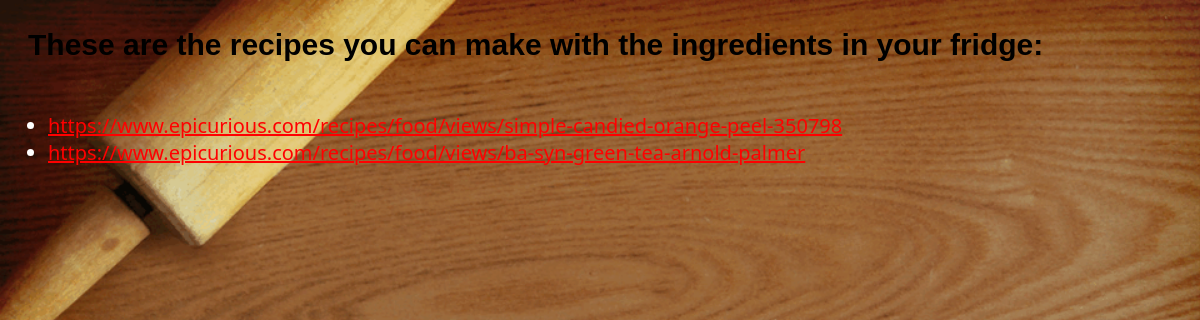
The app's page /fridgelookup/1/results/ with its own data.
### fridgelookup/models.py (models this page shows, shortened)
class Recipe(models.Model):
    recipe_name = models.CharField(max_length=200)
    ingredients = models.JSONField()
    recipe_URL = models.CharField(max_length=400)

### fridgelookup/views.py (the view)
# urls.py: path('<int:fridge_id>/results/', views.results, name='results'),
def results(request, fridge_id): #will show the results (available recipes' urls) for given fridge
    if request.method=="GET":
        fridge = get_object_or_404(Fridge, pk=fridge_id)
        recipe_list = fridge.get_available_recipes()
        context = {
        "fridge_name": fridge.fridge_name,
        'recipe_list': recipe_list
        }
        return render(request, 'fridgelookup/results.html', context)
    return

### fridgelookup/models.py (called while the page is built)
    def get_available_recipes(self):
        rv = []
        for r in Recipe.objects.all():
            if len(set(r.ingredients.keys())) == len(set((r.ingredients.keys())).intersection(set(self.ingredients.keys()))):
                rv.append(r.recipe_URL)
        return rv

### fridgelookup/templates/fridgelookup/results.html
{% load static %}
<link rel="stylesheet" href="{% static 'fridgelookup/style.css' %}">
{% if recipe_list %}
    <p>These are the recipes you can make with the ingredients in your fridge:</p>
    <ul>
    {% for recipe_link in recipe_list %}
        <li><a href=" {{ recipe_link }} ">{{ recipe_link }}</a></li>
    {% endfor %}
    </ul>
{% else %}
    <p>No recipes are available in your fridge.</p>
{% endif %}

### fridgelookup/static/fridgelookup/style.css (style rules this page uses)
p { font-family: Verdana, sans-serif; font-size: 30px; color: black; padding: 20px; font-weight: bold; }
ul { color: white; font-size: 20px; font-family:'Segoe UI', Tahoma, Geneva, Verdana, sans-serif; }
li a { color: red; font-size: 20px; font-family:'Segoe UI', Tahoma, Geneva, Verdana, sans-serif; }

### records on screen
Recipe: recipe_list "https://www.epicurious.com/recipes/food/views/simple-candied-orange-peel-350798"
Recipe: recipe_list "https://www.epicurious.com/recipes/food/views/ba-syn-green-tea-arnold-palmer"
